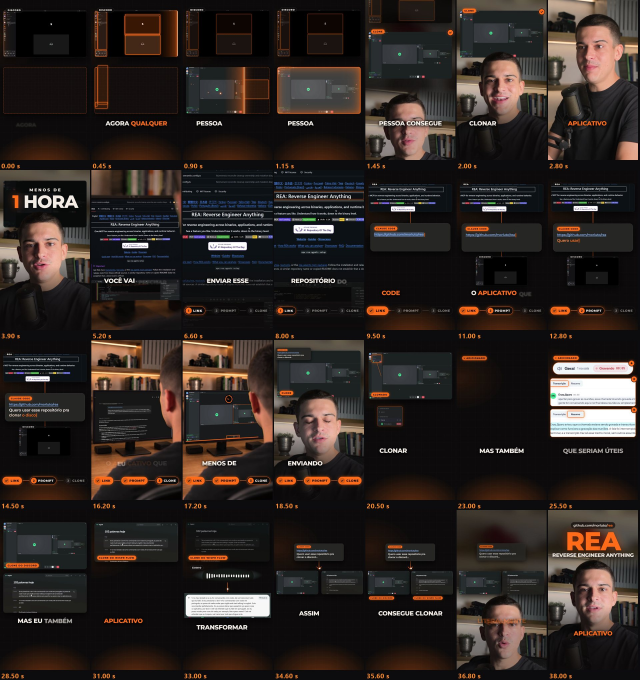
#> input picture assets/cena/exemplo-aprovado/folha-v8.jpg, 1918 x 2040 px (shown at 1/3 size)
$ python timelapse_tela.py ../../assets/cena/exemplo-aprovado/folha-v8.jpg ../../assets/cena/exemplo-aprovado/folha-v8.jpg ../../assets/cena/exemplo-aprovado/folha-v8.jpg 3
#> lines starting #> are read from the running program, lines starting #| are printed output that depends on the picture
"""Motion do time-lapse no formato da tela do PC (1920x1080, 30 q/s): o pedido real no Claude Code e, em seguida,
o clone real se montando painel por painel, com um relogio correndo. Tudo sai de capturas reais da gravacao de tela:
nada de texto ou codigo inventado.
  python timelapse_tela.py <pedido.jpg> <clone.jpg> <pasta_saida> [quadros=50]"""
import os
import sys

import cv2
import numpy as np

pedido, clone, saida = sys.argv[1:4]
N = int(sys.argv[4]) if len(sys.argv) > 4 else 50
W, H, FPS = 1920, 1080, 30
K = W / 2560
LAR = np.array([24, 107, 255], np.float32)   # laranja em BGR

P = cv2.imread(pedido).astype(np.float32)
C = cv2.resize(cv2.imread(clone), (W, H), interpolation=cv2.INTER_AREA).astype(np.float32)
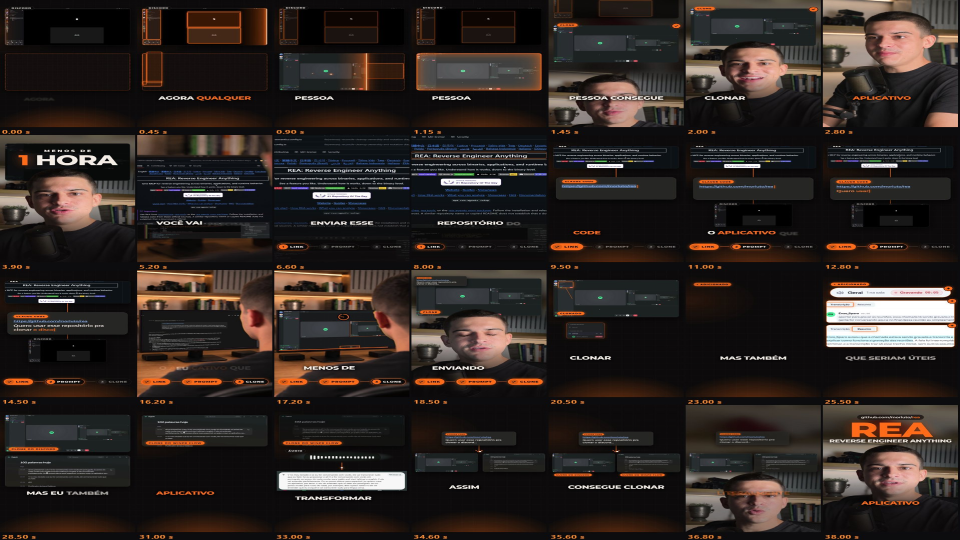
#> C: shape (1080, 1920, 3) float32 (shown at 1/2 size); mean B, G, R 34.3, 37.6, 46
fundo_cor = C[int(700 * K):int(760 * K), int(120 * K):int(380 * K)].reshape(-1, 3).mean(0)   # cor da coluna de canais, vazia
#> fundo_cor = [19.31, 18.77, 21.01]

# paineis do clone, em pixels da captura 2560x1440: (x, y, w, h, instante em que entra)
PAINEIS = [
    (0, 0, 90, 1440, 0.26), (90, 0, 320, 58, 0.33), (90, 58, 320, 262, 0.40), (90, 320, 320, 902, 0.45),
    (90, 1222, 320, 128, 0.54), (90, 1350, 320, 90, 0.61), (410, 0, 2150, 70, 0.69),
    (433, 394, 1045, 589, 0.80), (1494, 394, 1043, 589, 0.95), (1244, 1329, 481, 89, 1.08),
]
T_PED, T_FIM = 0.22, 1.28   # ate T_PED: o pedido; ate T_FIM: montagem; depois: o clone inteiro

sm = lambda x: float(np.clip(x, 0, 1)) ** 2 * (3 - 2 * float(np.clip(x, 0, 1)))
fora = lambda x: 1 - (1 - float(np.clip(x, 0, 1))) ** 3


# [50 lines left out: functions quadro_pedido, quadro_montagem, relogio, not called in this run]


os.makedirs(saida, exist_ok=True)
#> (the run stopped early here; a loop or call above may not have finished)
